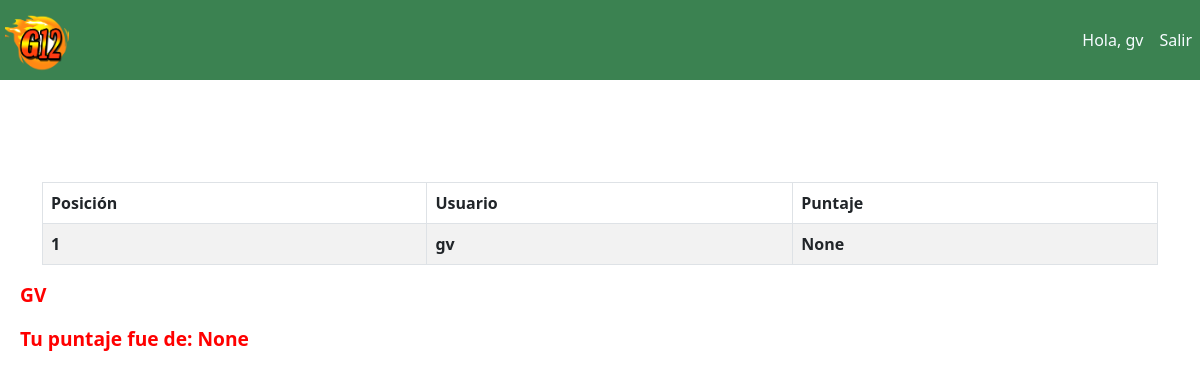
/tablero/ (signed in), run on an earlier commit of the app's database.
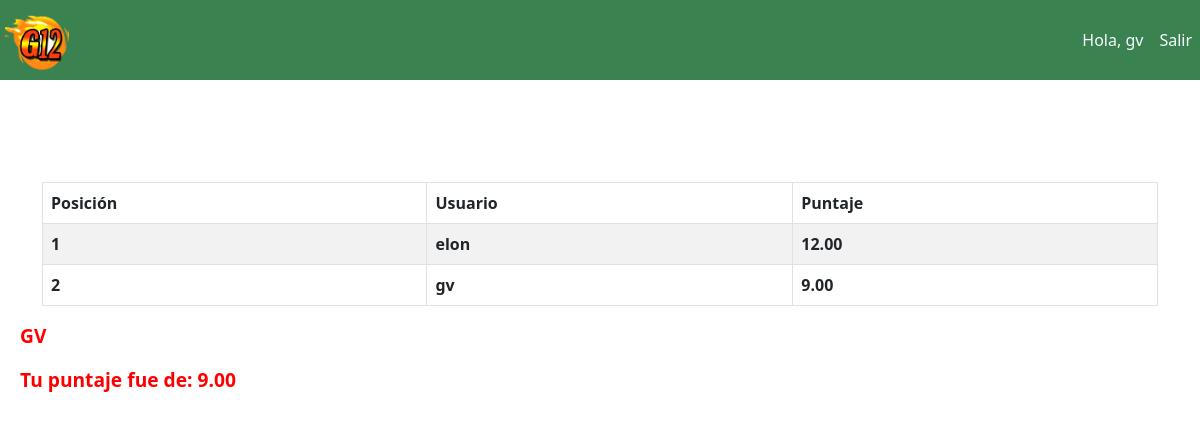
And on a later commit of the database.
### Quiz/models.py (models this page shows, shortened)
class QuizUsuario(models.Model):
    usuario = models.OneToOneField(User, on_delete=models.CASCADE)
    puntaje_total = models.DecimalField(verbose_name='puntaje total', default = 0, decimal_places= 2, max_digits=10, null=True)

### Quiz/views.py (the view)
# urls.py: path('tablero/', tablero, name='tablero'),
@login_required(login_url='inicio.html')
def tablero(request):
    total_usuarios_quiz = QuizUsuario.objects.order_by('-puntaje_total')[:20]
    contador = total_usuarios_quiz.count()
    context = {
        'usuario_quiz': total_usuarios_quiz,
        'contar_user':contador,
    }
    return render(request,'play/tablero.html',context)

### templates/play/tablero.html (shortened to what this page needs)
{% extends 'base.html' %}
{% block contenido %}
    <div class="container">
        <h1 class="text-center my-4">
            <span class="badge badge-info">
            </span>
        </h1>
        <table class="table table-striped table-bordered">
            <thead>
                <tr>
                    <th>Posición</th>
                    <th>Usuario</th>
                    <th>Puntaje</th>
                </tr>
            </thead>
            <tbody>
                {% for user_quiz in usuario_quiz %}
                <tr>
                    <th>{{forloop.counter}}</th>
                    <th>{{user_quiz.usuario.username}}</th>
                    <th>{{user_quiz.puntaje_total}}</th>
                </tr>
                {% endfor %}
            </tbody>
        </table>
    </div>
    <div class="puntaje_actual">
        <p> {{user.username.upper}}  </p>
        {% for user_quiz in usuario_quiz %}
            {% if user.username == user_quiz.usuario.username %}
                <p>Tu puntaje fue de: {{user_quiz.puntaje_total}}</p>
             {% endif %}
        {% endfor %}
    </div>
    {% endblock %}

### templates/base.html (shortened to what this page needs)
{% load static %}
<!DOCTYPE html>
<html lang="en">
<head>
    <link href="https://cdn.jsdelivr.net/npm/bootstrap@5.1.0/dist/css/bootstrap.min.css" rel="stylesheet">
    <link rel="stylesheet" type="text/css" href="{% static 'css/main.css' %}">
</head>
<body class="fondo-general">
    {% include "includes/navbar.html" %}
    {% block contenido %}
    {% endblock %}
</body>
</html>

### templates/includes/navbar.html (shortened to what this page needs)
{% load static %}
<nav class="navbar navbar-expand-lg navbar-light" style="background-color: #3b8251; padding-left: 5px;">
    <a href="{% url 'inicio' %}"><img class="logo-g12" src="{% static 'images/logo.png' %}" alt=""></a>
    <div class="collapse navbar-collapse justify-content-end" id="navbarNav">
      <ul class="navbar-nav">
        {% if user.is_authenticated %}
        <li class="nav-item active">
          <a class="nav-link" href="#" style="color:#f6fbff;">Hola, {{user.username}}</a>
        </li>
        <li class="nav-item">
          <a class="nav-link" href="{% url 'logout_vista' %}" style="color:#f6fbff;">Salir</a>
        </li>
          {% endif %}
      </ul>
    </div>
  </nav>

### static/css/main.css (style rules this page uses)
.logo-g12 { height:8vh; width: 8vh; }
.puntaje_actual { color: red; font-size: 120%; margin-left: 20px; font-weight: bold }

What changed in the data, as far as the page shows it:
added QuizUsuario: usuario.username "elon", puntaje_total "12.00"
changed QuizUsuario "gv": puntaje_total "None" → "9.00"
